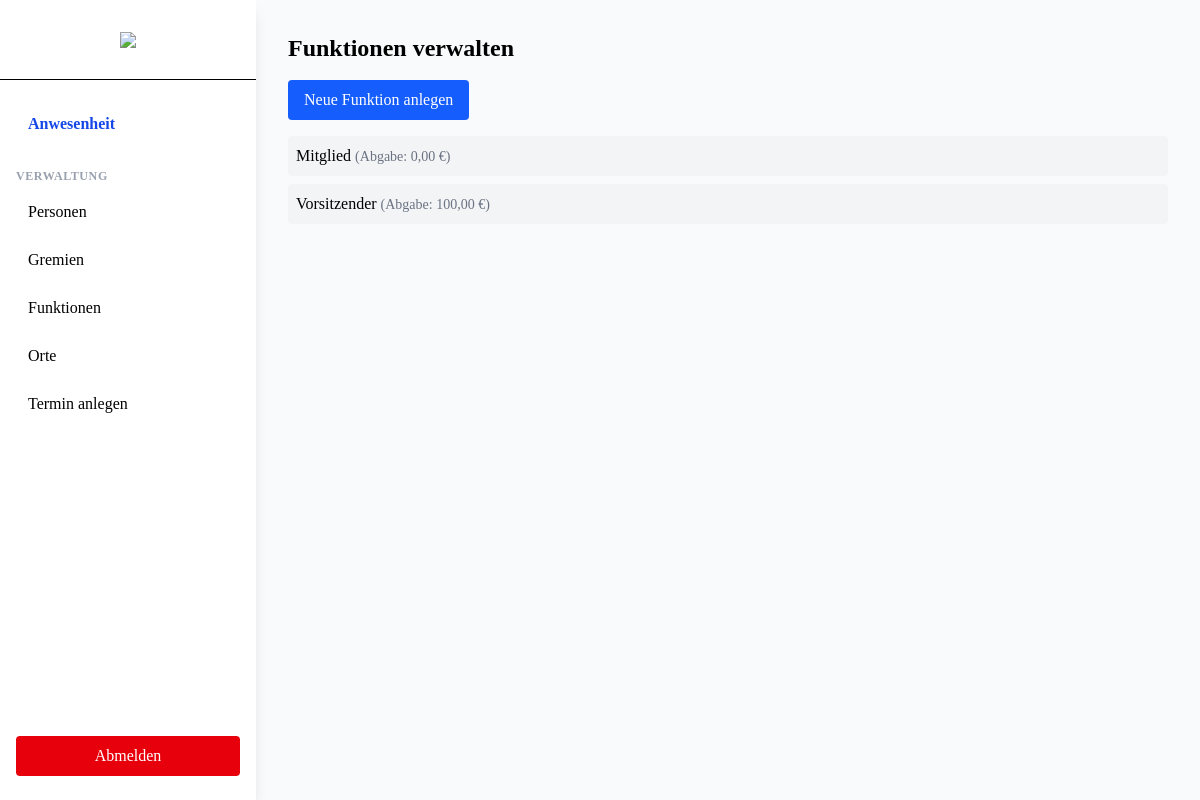
The page /funktionen/ (signed in) on the database its author committed.
### anwesenheit/models.py (models this page shows, shortened)
class Funktion(models.Model):
	name = models.CharField(max_length=100)
	abgabe = models.DecimalField(max_digits=8, decimal_places=2, help_text="Abgabe in Euro")

### anwesenheit/views.py (the view)
# urls.py: path('funktionen/', views.funktion_list, name='funktion_list'),
def funktion_list(request):
    funktionen = Funktion.objects.all()
    return render(request, 'anwesenheit/funktion_list.html', {'funktionen': funktionen})

### anwesenheit/templates/anwesenheit/funktion_list.html
{% extends 'theme/base.html' %}
{% block content %}
<h1 class="text-2xl font-bold mb-4">Funktionen verwalten</h1>
<a href="{% url 'funktion_add' %}" class="inline-block mb-4 px-4 py-2 bg-blue-600 text-white rounded hover:bg-blue-700">Neue Funktion anlegen</a>
<ul class="space-y-2">
  {% for funktion in funktionen %}
    <li class="p-2 bg-gray-100 rounded">{{ funktion.name }} <span class="text-sm text-gray-500">(Abgabe: {{ funktion.abgabe }} €)</span></li>
  {% empty %}
    <li class="text-gray-500">Keine Funktionen vorhanden.</li>
  {% endfor %}
</ul>
{% endblock %}

### rows shown on the page
Funktion: name "Mitglied", abgabe "0,00"
Funktion: name "Vorsitzender", abgabe "100,00"
